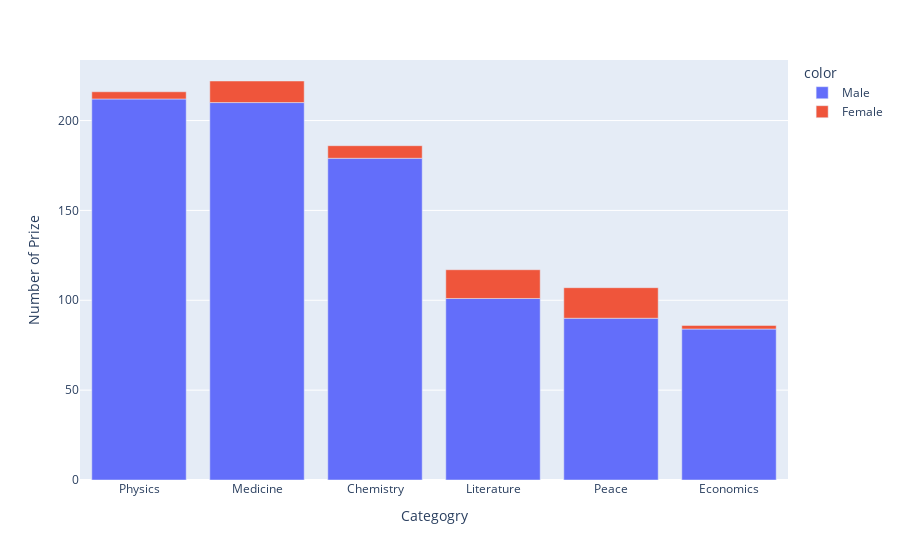

The notebook cell saved with this chart:
### Code cell
bar = px.bar(x=cat_sex_dist.category,
             y=cat_sex_dist.prize,
             color=cat_sex_dist.sex)

bar.update_layout(xaxis_title="Categogry",
                  yaxis_title="Number of Prize")
bar.show()

### Figure 1 — Plotly figure (JSON) as saved in the notebook; plotly's stock layout.template omitted (floating-point values rounded to 4 significant figures)
{"data": [{"alignmentgroup": "True", "hovertemplate": "color=Male<br>x=%{x}<br>y=%{y}<extra></extra>", "legendgroup": "Male", "marker": {"color": "#636efa", "pattern": {"shape": ""}}, "name": "Male", "offsetgroup": "Male", "orientation": "v", "showlegend": true, "textposition": "auto", "type": "bar", "x": ["Physics", "Medicine", "Chemistry", "Literature", "Peace", "Economics"], "xaxis": "x", "y": [212, 210, 179, 101, 90, 84], "yaxis": "y"}, {"alignmentgroup": "True", "hovertemplate": "color=Female<br>x=%{x}<br>y=%{y}<extra></extra>", "legendgroup": "Female", "marker": {"color": "#EF553B", "pattern": {"shape": ""}}, "name": "Female", "offsetgroup": "Female", "orientation": "v", "showlegend": true, "textposition": "auto", "type": "bar", "x": ["Peace", "Literature", "Medicine", "Chemistry", "Physics", "Economics"], "xaxis": "x", "y": [17, 16, 12, 7, 4, 2], "yaxis": "y"}], "layout": {"barmode": "relative", "legend": {"title": {"text": "color"}, "tracegroupgap": 0}, "margin": {"t": 60}, "xaxis": {"anchor": "y", "domain": [0, 1], "title": {"text": "Categogry"}}, "yaxis": {"anchor": "x", "domain": [0, 1], "title": {"text": "Number of Prize"}}}}
